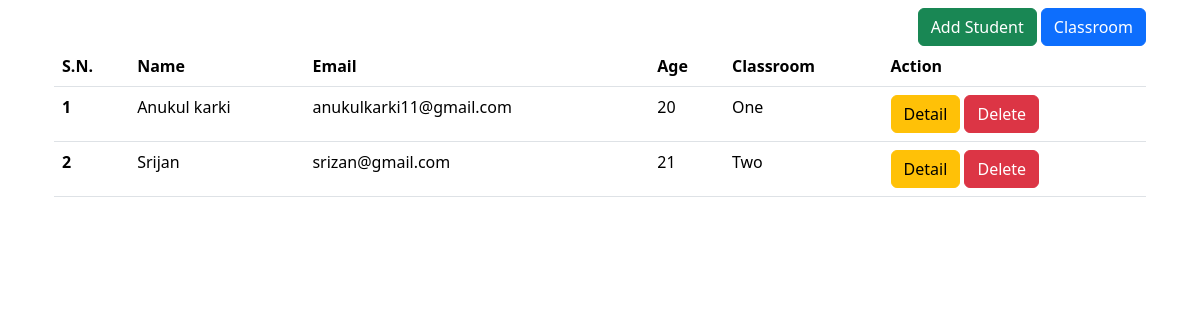
/cb/student-list/, run on an earlier commit of the app's database.
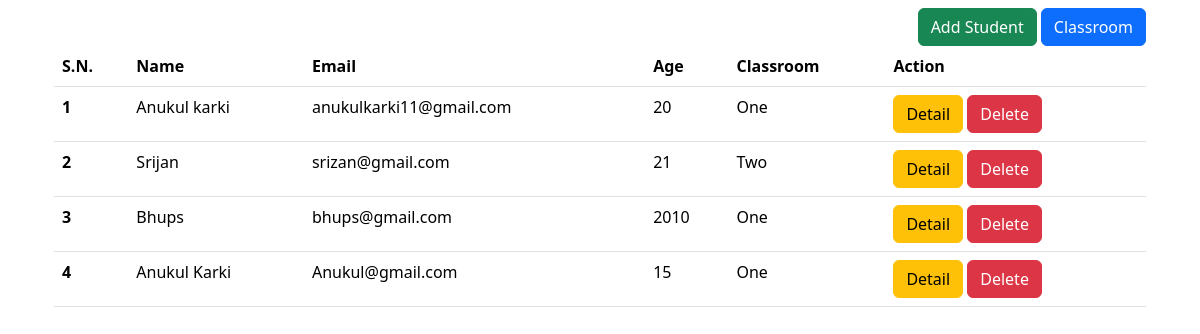
And on a later commit of the database.
### crud/models.py (models this page shows, shortened)
class Student(models.Model):
    name = models.CharField(max_length=20)
    email = models.EmailField()
    age = models.IntegerField()
    classroom = models.ForeignKey(Classroom, on_delete=models.CASCADE, related_name="classroomStudent")

class Classroom(models.Model):
    name = models.CharField(max_length=20)

### classBased/views.py (the view)
# urls.py: path("student-list/", StudentListView.as_view()),
class StudentListView(ListView):
    queryset = Student.objects.all()
    template_name = "classBased/student.html"
    context_object_name = "students" #change the key of the dictionary which takes the data from query set

### classBased/templates/classBased/student.html (shortened to what this page needs)
{% extends "crud/base.html" %}
{% block content %}
<div style="float: right;">
    <a class="btn btn-success" href="{% url 'addStudent'%}">Add Student</a>
    <a class="btn btn-primary" href="{%url 'crudClassroom'%}">Classroom</a>
</div>
<table class="table">
    <thead>
      <tr>
        <th scope="col">S.N.</th>
        <th scope="col">Name</th>
        <th scope="col">Email</th>
        <th scope="col">Age</th>
        <th scope="col">Classroom</th>
        <th scope="col">Action</th>
      </tr>
    </thead>
    {%for student in students%}
    <tbody>
      <tr>
        <th scope="row">{{forloop.counter}}</th>
        <td>{{student.name}}</td>
        <td>{{student.email}}</td>
        <td>{{student.age}}</td>
        <td>{{student.classroom.name}}</td>
        <td>
          <a class="btn btn-warning" href="{%url 'classBasedStudentDetail' student.id%}">Detail</a>
          <a class="btn btn-danger" href="{%url 'studentDelete' student.id%}">Delete</a>
        </td>
      </tr>
    </tbody>
    {%endfor%}
  </table>
{% endblock %}

What changed in the data, as far as the page shows it:
added Student: name "Bhups", email "bhups@gmail.com", age "2010", classroom.name "One"
added Student: name "Anukul Karki", email "Anukul@gmail.com", age "15", classroom.name "One"
